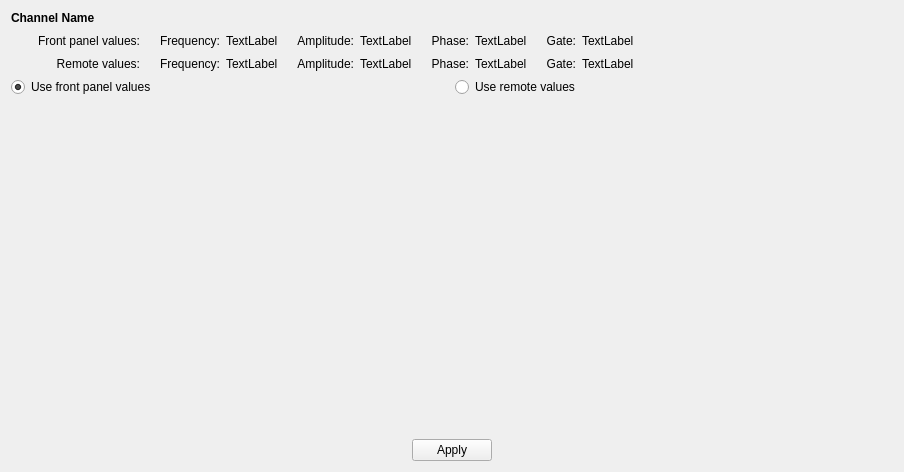
<?xml version="1.0" encoding="UTF-8"?>
<ui version="4.0">
 <class>Form</class>
 <widget class="QWidget" name="Form">
  <property name="geometry">
   <rect>
    <x>0</x>
    <y>0</y>
    <width>904</width>
    <height>472</height>
   </rect>
  </property>
  <property name="windowTitle">
   <string>Form</string>
  </property>
  <layout class="QVBoxLayout" name="verticalLayout">
   <item>
    <widget class="QLabel" name="channel_label">
     <property name="sizePolicy">
      <sizepolicy hsizetype="Preferred" vsizetype="Minimum">
       <horstretch>0</horstretch>
       <verstretch>0</verstretch>
      </sizepolicy>
     </property>
     <property name="text">
      <string>&lt;b&gt;Channel Name&lt;/b&gt;</string>
     </property>
    </widget>
   </item>
   <item>
    <layout class="QGridLayout" name="gridLayout">
     <item row="0" column="9">
      <spacer name="horizontalSpacer">
       <property name="orientation">
        <enum>Qt::Horizontal</enum>
       </property>
       <property name="sizeHint" stdset="0">
        <size>
         <width>40</width>
         <height>20</height>
        </size>
       </property>
      </spacer>
     </item>
     <item row="1" column="6">
      <widget class="QLabel" name="remote_phase_value">
       <property name="text">
        <string>TextLabel</string>
       </property>
      </widget>
     </item>
     <item row="0" column="5">
      <widget class="QLabel" name="front_phase_label">
       <property name="text">
        <string>    Phase:</string>
       </property>
       <property name="alignment">
        <set>Qt::AlignRight|Qt::AlignTrailing|Qt::AlignVCenter</set>
       </property>
      </widget>
     </item>
     <item row="0" column="6">
      <widget class="QLabel" name="front_phase_value">
       <property name="text">
        <string>TextLabel</string>
       </property>
      </widget>
     </item>
     <item row="1" column="5">
      <widget class="QLabel" name="remote_phase_label">
       <property name="text">
        <string>    Phase:</string>
       </property>
       <property name="alignment">
        <set>Qt::AlignRight|Qt::AlignTrailing|Qt::AlignVCenter</set>
       </property>
      </widget>
     </item>
     <item row="0" column="7">
      <widget class="QLabel" name="front_gate_label">
       <property name="text">
        <string>    Gate:</string>
       </property>
       <property name="alignment">
        <set>Qt::AlignRight|Qt::AlignTrailing|Qt::AlignVCenter</set>
       </property>
      </widget>
     </item>
     <item row="1" column="0">
      <widget class="QLabel" name="remote_row_label">
       <property name="text">
        <string>Remote values:</string>
       </property>
       <property name="alignment">
        <set>Qt::AlignRight|Qt::AlignTrailing|Qt::AlignVCenter</set>
       </property>
      </widget>
     </item>
     <item row="1" column="2">
      <widget class="QLabel" name="remote_freq_value">
       <property name="text">
        <string>TextLabel</string>
       </property>
      </widget>
     </item>
     <item row="1" column="1">
      <widget class="QLabel" name="remote_freq_label">
       <property name="text">
        <string>    Frequency:</string>
       </property>
       <property name="alignment">
        <set>Qt::AlignRight|Qt::AlignTrailing|Qt::AlignVCenter</set>
       </property>
      </widget>
     </item>
     <item row="1" column="4">
      <widget class="QLabel" name="remote_amp_value">
       <property name="text">
        <string>TextLabel</string>
       </property>
      </widget>
     </item>
     <item row="1" column="3">
      <widget class="QLabel" name="remote_amp_label">
       <property name="text">
        <string>    Amplitude:</string>
       </property>
       <property name="alignment">
        <set>Qt::AlignRight|Qt::AlignTrailing|Qt::AlignVCenter</set>
       </property>
      </widget>
     </item>
     <item row="0" column="2">
      <widget class="QLabel" name="front_freq_value">
       <property name="text">
        <string>TextLabel</string>
       </property>
      </widget>
     </item>
     <item row="0" column="1">
      <widget class="QLabel" name="front_freq_label">
       <property name="text">
        <string>    Frequency:</string>
       </property>
       <property name="alignment">
        <set>Qt::AlignRight|Qt::AlignTrailing|Qt::AlignVCenter</set>
       </property>
      </widget>
     </item>
     <item row="0" column="0">
      <widget class="QLabel" name="front_row_label">
       <property name="text">
        <string>        Front panel values:</string>
       </property>
       <property name="textFormat">
        <enum>Qt::AutoText</enum>
       </property>
       <property name="alignment">
        <set>Qt::AlignRight|Qt::AlignTrailing|Qt::AlignVCenter</set>
       </property>
      </widget>
     </item>
     <item row="0" column="4">
      <widget class="QLabel" name="front_amp_value">
       <property name="text">
        <string>TextLabel</string>
       </property>
      </widget>
     </item>
     <item row="0" column="3">
      <widget class="QLabel" name="front_amp_label">
       <property name="text">
        <string>    Amplitude:</string>
       </property>
       <property name="alignment">
        <set>Qt::AlignRight|Qt::AlignTrailing|Qt::AlignVCenter</set>
       </property>
      </widget>
     </item>
     <item row="0" column="8">
      <widget class="QLabel" name="front_gate_value">
       <property name="text">
        <string>TextLabel</string>
       </property>
      </widget>
     </item>
     <item row="1" column="7">
      <widget class="QLabel" name="remote_gate_label">
       <property name="text">
        <string>    Gate:</string>
       </property>
       <property name="alignment">
        <set>Qt::AlignRight|Qt::AlignTrailing|Qt::AlignVCenter</set>
       </property>
      </widget>
     </item>
     <item row="1" column="8">
      <widget class="QLabel" name="remote_gate_value">
       <property name="text">
        <string>TextLabel</string>
       </property>
      </widget>
     </item>
    </layout>
   </item>
   <item>
    <layout class="QHBoxLayout" name="horizontalLayout">
     <item>
      <widget class="QRadioButton" name="use_front_panel_values">
       <property name="text">
        <string>Use front panel values</string>
       </property>
       <property name="checked">
        <bool>true</bool>
       </property>
      </widget>
     </item>
     <item>
      <widget class="QRadioButton" name="use_remote_values">
       <property name="text">
        <string>Use remote values</string>
       </property>
      </widget>
     </item>
    </layout>
   </item>
   <item>
    <spacer name="verticalSpacer">
     <property name="orientation">
      <enum>Qt::Vertical</enum>
     </property>
     <property name="sizeHint" stdset="0">
      <size>
       <width>20</width>
       <height>40</height>
      </size>
     </property>
    </spacer>
   </item>
   <item>
    <layout class="QHBoxLayout" name="horizontalLayout_2">
     <property name="topMargin">
      <number>0</number>
     </property>
     <property name="bottomMargin">
      <number>0</number>
     </property>
     <item>
      <spacer name="horizontalSpacer_2">
       <property name="orientation">
        <enum>Qt::Horizontal</enum>
       </property>
       <property name="sizeHint" stdset="0">
        <size>
         <width>40</width>
         <height>20</height>
        </size>
       </property>
      </spacer>
     </item>
     <item>
      <widget class="QPushButton" name="button_apply">
       <property name="text">
        <string>Apply</string>
       </property>
       <property name="icon">
        <iconset resource="../../../../usr/local/lib/python2.7/dist-packages/qtutils/icons/icons.qrc">
         <normaloff>:/qtutils/fugue/arrow-turn-000-left.png</normaloff>:/qtutils/fugue/arrow-turn-000-left.png</iconset>
       </property>
      </widget>
     </item>
     <item>
      <spacer name="horizontalSpacer_3">
       <property name="orientation">
        <enum>Qt::Horizontal</enum>
       </property>
       <property name="sizeHint" stdset="0">
        <size>
         <width>40</width>
         <height>20</height>
        </size>
       </property>
      </spacer>
     </item>
    </layout>
   </item>
  </layout>
 </widget>
 <resources>
  <include location="../../../../usr/local/lib/python2.7/dist-packages/qtutils/icons/icons.qrc"/>
 </resources>
 <connections/>
</ui>
